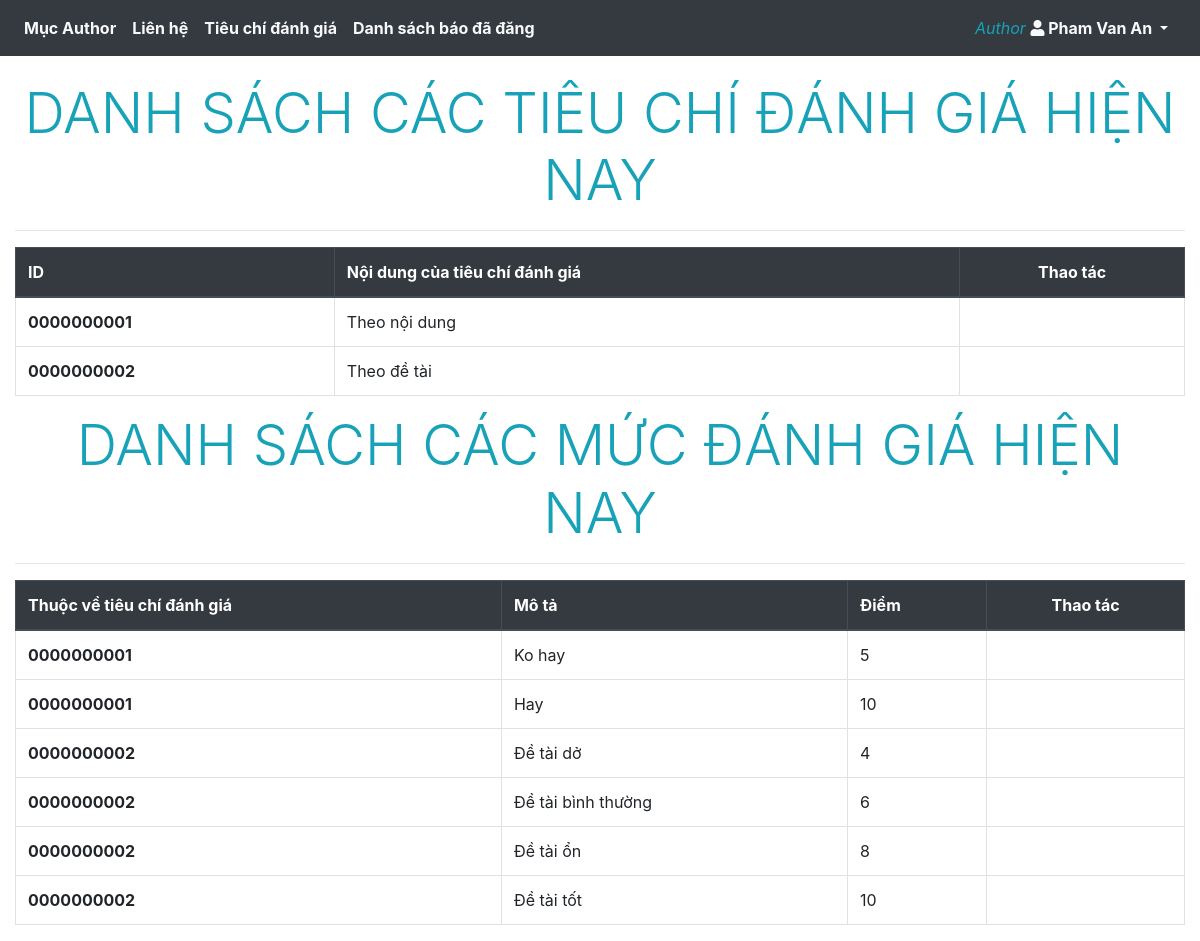
The page /Client/criteria.php (signed in) on the database its author committed.
### tables this page shows
create table criteria(
	criteria_id char(10),
    content varchar(255),
	primary key(criteria_id)
);

create table rating_level(
	criteria_id char(10),
   `description` varchar(255),
    score float,
    unique(criteria_id, score),
    primary key(criteria_id,`description`,score),
    foreign key(criteria_id) references  criteria(criteria_id) ON DELETE CASCADE ON UPDATE CASCADE
);

### Server/criteriaServer.php (called while the page is built, shortened)
<?php
include('userLogin.php');
$select_all_criteria_query = "select * from criteria ";
$select_all_criteria_result = mysqli_query($connect_handle, $select_all_criteria_query);
$select_all_rating_query = "select * from rating_level ";
$select_all_rating_result = mysqli_query($connect_handle, $select_all_rating_query);
?>

### Client/criteria.php (the view, shortened to what this page needs)
<!DOCTYPE html>
<html lang="en-US">
<head>
    <link rel="stylesheet" href="style/login.css">
    <link rel="stylesheet" href="https://maxcdn.bootstrapcdn.com/bootstrap/4.5.2/css/bootstrap.min.css">
    <link rel="stylesheet" href="https://use.fontawesome.com/releases/v5.7.0/css/all.css"
>
</head>
<?php include('../Server/criteriaServer.php'); ?>
<body>
    <div>
        <?php include_once('component/header.php');?>
    </div>
    <div class="container-fluid" style="padding-top: 80px;">
        <div class="display-4 text-center text-info text-uppercase">Danh sách các tiêu chí đánh giá hiện nay</div>
        <hr>
        <table class="table table-bordered">
            <thead class="thead-dark">
                <tr>
                    <th scope="col">ID</th>
                    <th scope="col">Nội dung của tiêu chí đánh giá</th>
                    <th class="text-center" scope="col">Thao tác</th>
                </tr>
            </thead>
            <tbody>
                <?php foreach ($select_all_criteria_result as $criteria){ ?>
                <tr>
                    <td>
                        <?php echo '<strong>'.$criteria['criteria_id'].'</strong>'; ?>
                    </td>
                    <td>
                        <?php echo $criteria['content']; ?>
                    </td>
                    <td class="text-left">
                    </td>
                </tr>
                <?php } ?>
            </tbody>
        </table>
        <div class="display-4 text-center text-info text-uppercase">Danh sách các mức đánh giá hiện nay</div>
        <hr>
        <table class="table table-bordered">
            <thead class="thead-dark">
                <tr>
                    <th scope="col">Thuộc về tiêu chí đánh giá</th>
                    <th scope="col">Mô tả</th>
                    <th scope="col">Điểm</th>
                    <th class="text-center" scope="col">Thao tác</th>
                </tr>
            </thead>
            <tbody>
                <?php foreach ($select_all_rating_result as $rating){ ?>
                <tr>
                    <td>
                        <?php echo '<strong>'.$rating['criteria_id'].'</strong>'; ?>
                    </td>
                    <td>
                        <?php echo $rating['description']; ?>
                    </td>
                    <td>
                        <?php echo $rating['score']; ?>
                    </td>
                    <td class="text-left">
                    </td>
                </tr>
                <?php } ?>
            </tbody>
        </table>
    </div>
</body>
</html>

### rows shown on the page
criteria: criteria_id "0000000001", content "Theo nội dung"
criteria: criteria_id "0000000002", content "Theo đề tài"
rating_level: criteria "0000000001", description "Ko hay", score "5"
rating_level: criteria "0000000001", description "Hay", score "10"
rating_level: criteria "0000000002", description "Đề tài dở", score "4"
rating_level: criteria "0000000002", description "Đề tài bình thường", score "6"
rating_level: criteria "0000000002", description "Đề tài ổn", score "8"
rating_level: criteria "0000000002", description "Đề tài tốt", score "10"

### other values the page prints
$_SESSION['username'] "Pham Van An"
